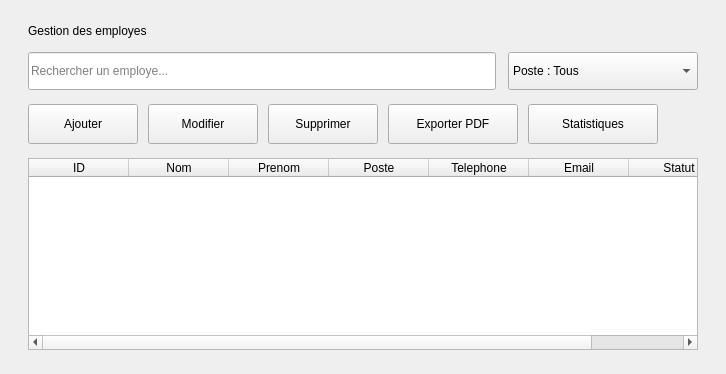
      <widget class="QWidget" name="page_employes">
       <layout class="QVBoxLayout" name="verticalLayoutEmployesRoot">
        <property name="spacing">
         <number>14</number>
        </property>
        <property name="leftMargin">
         <number>28</number>
        </property>
        <property name="topMargin">
         <number>24</number>
        </property>
        <property name="rightMargin">
         <number>28</number>
        </property>
        <property name="bottomMargin">
         <number>24</number>
        </property>
        <item>
         <widget class="QLabel" name="labelTitrePageEmployes">
          <property name="text">
           <string>Gestion des employes</string>
          </property>
         </widget>
        </item>
        <item>
         <layout class="QHBoxLayout" name="horizontalLayoutFiltresEmployes">
          <property name="spacing">
           <number>12</number>
          </property>
          <item>
           <widget class="QLineEdit" name="lineEditRechercheEmployes">
            <property name="minimumSize">
             <size>
              <width>0</width>
              <height>38</height>
             </size>
            </property>
            <property name="placeholderText">
             <string>Rechercher un employe...</string>
            </property>
           </widget>
          </item>
          <item>
           <widget class="QComboBox" name="comboBoxFiltreEmployes">
            <property name="minimumSize">
             <size>
              <width>190</width>
              <height>38</height>
             </size>
            </property>
            <item>
             <property name="text">
              <string>Poste : Tous</string>
             </property>
            </item>
            <item>
             <property name="text">
              <string>Veterinaire</string>
             </property>
            </item>
            <item>
             <property name="text">
              <string>Secretaire</string>
             </property>
            </item>
            <item>
             <property name="text">
              <string>Gestionnaire de stock</string>
             </property>
            </item>
            <item>
             <property name="text">
              <string>Comptable</string>
             </property>
            </item>
            <item>
             <property name="text">
              <string>Administrateur</string>
             </property>
            </item>
           </widget>
          </item>
         </layout>
        </item>
        <item>
         <layout class="QHBoxLayout" name="horizontalLayoutBoutonsEmployes">
          <property name="spacing">
           <number>10</number>
          </property>
          <item>
           <widget class="QPushButton" name="pushButtonAjouterEmployes">
            <property name="minimumSize">
             <size>
              <width>110</width>
              <height>40</height>
             </size>
            </property>
            <property name="cursor">
             <cursorShape>PointingHandCursor</cursorShape>
            </property>
            <property name="text">
             <string>Ajouter</string>
            </property>
           </widget>
          </item>
          <item>
           <widget class="QPushButton" name="pushButtonModifierEmployes">
            <property name="minimumSize">
             <size>
              <width>110</width>
              <height>40</height>
             </size>
            </property>
            <property name="cursor">
             <cursorShape>PointingHandCursor</cursorShape>
            </property>
            <property name="text">
             <string>Modifier</string>
            </property>
           </widget>
          </item>
          <item>
           <widget class="QPushButton" name="pushButtonSupprimerEmployes">
            <property name="minimumSize">
             <size>
              <width>110</width>
              <height>40</height>
             </size>
            </property>
            <property name="cursor">
             <cursorShape>PointingHandCursor</cursorShape>
            </property>
            <property name="text">
             <string>Supprimer</string>
            </property>
           </widget>
          </item>
          <item>
           <widget class="QPushButton" name="pushButtonExporterPdfEmployes">
            <property name="minimumSize">
             <size>
              <width>130</width>
              <height>40</height>
             </size>
            </property>
            <property name="cursor">
             <cursorShape>PointingHandCursor</cursorShape>
            </property>
            <property name="text">
             <string>Exporter PDF</string>
            </property>
           </widget>
          </item>
          <item>
           <widget class="QPushButton" name="pushButtonStatistiquesEmployes">
            <property name="minimumSize">
             <size>
              <width>130</width>
              <height>40</height>
             </size>
            </property>
            <property name="cursor">
             <cursorShape>PointingHandCursor</cursorShape>
            </property>
            <property name="text">
             <string>Statistiques</string>
            </property>
           </widget>
          </item>
          <item>
           <spacer name="spacerBoutonsEmployes">
            <property name="orientation">
             <enum>Qt::Horizontal</enum>
            </property>
            <property name="sizeHint" stdset="0">
             <size>
              <width>40</width>
              <height>20</height>
             </size>
            </property>
           </spacer>
          </item>
         </layout>
        </item>
        <item>
         <widget class="QTableWidget" name="tableWidgetEmployes">
          <property name="editTriggers">
           <set>QAbstractItemView::NoEditTriggers</set>
          </property>
          <property name="alternatingRowColors">
           <bool>true</bool>
          </property>
          <property name="selectionMode">
           <enum>QAbstractItemView::SingleSelection</enum>
          </property>
          <property name="selectionBehavior">
           <enum>QAbstractItemView::SelectRows</enum>
          </property>
          <property name="showGrid">
           <bool>true</bool>
          </property>
          <property name="sortingEnabled">
           <bool>false</bool>
          </property>
          <attribute name="horizontalHeaderStretchLastSection">
           <bool>true</bool>
          </attribute>
          <attribute name="verticalHeaderVisible">
           <bool>false</bool>
          </attribute>
          <column>
           <property name="text">
            <string>ID</string>
           </property>
          </column>
          <column>
           <property name="text">
            <string>Nom</string>
           </property>
          </column>
          <column>
           <property name="text">
            <string>Prenom</string>
           </property>
          </column>
          <column>
           <property name="text">
            <string>Poste</string>
           </property>
          </column>
          <column>
           <property name="text">
            <string>Telephone</string>
           </property>
          </column>
          <column>
           <property name="text">
            <string>Email</string>
           </property>
          </column>
          <column>
           <property name="text">
            <string>Statut</string>
           </property>
          </column>
         </widget>
        </item>
       </layout>
      </widget>
